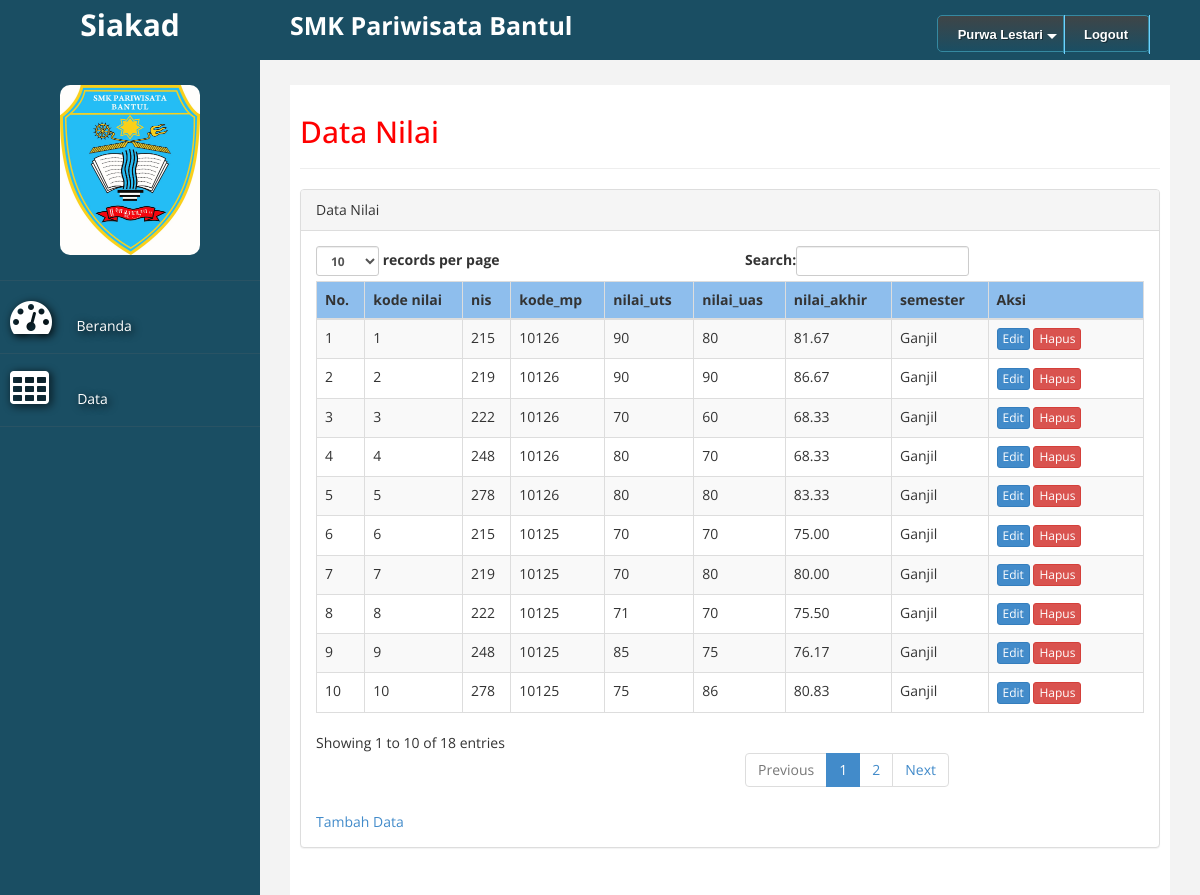
The page /index.php?act=data_nilai (signed in) on the database its author committed.
### tables this page shows
CREATE TABLE `guru` (
  `nip` int(5) NOT NULL,
  `nama` varchar(25) NOT NULL,
  `alamat` varchar(50) NOT NULL
);

CREATE TABLE `nilai` (
  `kode_nilai` int(9) NOT NULL,
  `nis` int(9) NOT NULL,
  `kode_mp` int(9) NOT NULL,
  `semester` varchar(15) NOT NULL,
  `tahun_ajaran` varchar(9) NOT NULL,
  `nilai_harian` int(3) NOT NULL,
  `nilai_uts` int(3) NOT NULL,
  `nilai_uas` int(3) NOT NULL,
  `nilai_harian2` int(3) NOT NULL,
  `nilai_uts2` int(3) NOT NULL,
  `nilai_uas2` int(3) NOT NULL,
  `nilai_akhir` decimal(4,2) NOT NULL
);

### data_nilai.php (the view, shortened to what this page needs)
<?php
include "koneksi.php";
$no = 1;
$sql="select * from nilai";
$hasil=mysqli_query($kon, $sql) ;
?>
<h2>Data Nilai</h2>
<hr>
<div class="panel panel-default">
    <div class="panel-heading">
         Data Nilai
    </div>
    <div class="panel-body">
        <div class="table-responsive">
            <table class="table table-striped table-bordered table-hover" id="dataTables-example">
                <thead>
                    <tr bgcolor="#8EBEED">
                        <th>No.</th>
                        <th>kode nilai</th>
                        <th>nis</th>
                        <th>kode_mp</th>
						<th>nilai_uts</th>
						<th>nilai_uas</th>
						<th>nilai_akhir</th>
						<th>semester</th>
                        <th width="150px">Aksi</th>
                    </tr>
                </thead>
                <tbody>
                    <?php
                    while($data = mysqli_fetch_assoc($hasil)){
                ?>
                    <tr class="odd gradeX">
                        <td><?php echo $no++; ?></td>
                        <td><?php echo $data['kode_nilai']; ?></td>
                        <td><?php echo $data['nis']; ?></td>
                        <td><?php echo $data['kode_mp']; ?></td>
						<td><?php echo $data['nilai_uts']; ?></td>
						<td><?php echo $data['nilai_uas']; ?></td>
						<td><?php echo $data['nilai_akhir']; ?></td>
						<td><?php echo $data['semester']; ?></td>
                        <td>
                            <a href="?act=edit_nilai&kode_nilai=<?php echo$data['kode_nilai'];?>" class="btn btn-primary btn-xs">Edit</a>
                            <a href="hapus_nilai.php?kode_nilai=<?php echo$data['kode_nilai'];?>"
                               onClick="return confirm('Apakah anda yakin untuk menghapus data ini?');" class="btn btn-danger btn-xs">Hapus</a>
                        </td>
                    </tr>
                <?php
                    }
                ?>
                </tbody>
            </table>
			<a href="?act=tambah_guru class="btn btn-success btn-lg">Tambah Data</a>
        </div>
    </div>
</div>

### index.php (shortened to what this page needs)
<?php
    include "koneksi.php";
?>
<!DOCTYPE html>
<html xmlns="http://www.w3.org/1999/xhtml">
<head>
    <link href="assets/css/bootstrap.css" rel="stylesheet" />
    <link href="assets/css/font-awesome.css" rel="stylesheet" />
    <link href="assets/js/morris/morris-0.4.3.min.css" rel="stylesheet" />
    <link href="custom.css" rel="stylesheet" />
</head>
<body>
    <div id="wrapper" >
        <nav class="navbar navbar-default navbar-cls-top " role="navigation" style="margin-bottom: 0">
            <div class="navbar-header">
                <a class="navbar-brand" href="index.php">Siakad</a>
            </div>
    <div style="color: white;
                padding: 8px 0px 0px 30px;
                float: left;
                font-size: 25px;">
                <b>SMK Pariwisata Bantul</b>
    </div>
    <div style="color: white;
                padding: 15px 50px 5px 50px;
                float: right;
                font-size: 16px;">
                <?php include 'menu_atas.php' ?>
    </div>
        </nav>
        <?php include "menu.php"; ?>
        <div id="page-wrapper" >
            <div id="page-inner">
                <div class="row">
                    <div class="col-md-12">
                    <?php include "select.php"; ?>
                    </div>
                </div>
            </div>
        </div>
    </div>
</body>
</html>

### menu_atas.php (shortened to what this page needs)
<div id='cssmenu'>
<ul>
  <?php
    if($_SESSION['level'] == '1'){
    include 'koneksi.php';
  $sql = mysqli_query($kon,"select nama from guru where nip = $_SESSION[username]");
  $sql2 = mysqli_fetch_assoc($sql);
?>
   <li class='has-sub '><a href='#'><span><?php echo $sql2['nama']; ?></span></a>
 <?php } ?>
   </li>
   <li><a href='logout.php'><span>Logout</span></a></li>
</ul>
</div>

### menu.php (shortened to what this page needs)
   <nav class="navbar-default navbar-side" role="navigation">
       <div class="sidebar-collapse">
           <ul class="nav" id="main-menu">
   <li class="text-center">
                   <img src="assets/img/logo.jpg" class="user-image img-responsive"/>
</li>
               <li>
                   <a  href="index.php"><i class="fa fa-dashboard fa-3x"></i>&nbsp;&nbsp;&nbsp; Beranda</a>
               </li>
               <li>
                   <a  href=""><i class="fa fa-table fa-3x"></i>&nbsp;&nbsp;&nbsp;&nbsp; Data</a>
               </li>
                   </ul>
       </div>
   </nav>

### select.php (shortened to what this page needs)
<?php
if (empty($_GET['act']))
{include"beranda.php";}
else{
	switch($_GET['act']){
        case('data_nilai'): include('data_nilai.php');
        break;
	}
}
?>

### custom.css (style rules this page uses)
body { font-family: 'Open Sans', sans-serif; }
#wrapper { width: 100%; background:#1a4e63; }
#page-wrapper { padding: 15px 15px; min-height: 600px; background:#F3F3F3; }
#page-inner { width:100%; margin:10px 20px 10px 0px; background-color:#fff!important; padding:10px; min-height:1200px; }
.text-center { text-align:center; }
h2 { color: #f00; }
.user-image { margin: 25px auto; -webkit-border-radius: 10px; -moz-border-radius: 10px; border-radius: 10px; max-height:170px; max-width:170px; }
.navbar-cls-top .navbar-brand { color: #1a4e63; background: #fff; width: 260px; text-align: center; height: 60px; font-size: 30px; font-weight: 700; }
.sidebar-collapse , .sidebar-collapse .nav { background:none; }
.sidebar-collapse .nav { padding:0; }
.sidebar-collapse .nav > li > a { color:#fff; background:#1a4e63; text-shadow:2px 2px 8px #000; }
.sidebar-collapse > .nav > li > a { padding:15px 10px; }
.sidebar-collapse > .nav > li { border-bottom: 1px solid rgba(107, 108, 109, 0.19); }
.navbar-side { border:none; background-color: #1a4e63; }
.navbar-cls-top { background:#1a4e63; border-bottom:none; }
.navbar-default { border:0px solid black; }
.navbar-header { background: #fff; }
.nav > li > a > i { margin-right:10px; }
@media (min-width:768px) { #page-wrapper { margin: 0 0 0 260px; padding: 15px 30px; min-height: 1200px; } }
@media (min-width:768px) { .navbar-side { z-index: 1; position: absolute; width: 260px; } }
@media (min-width:768px) { .navbar { border-radius: 0px; } }

### menu_atas.php (style rules this page uses)
#cssmenu { height:37px; display:block; padding:0; margin:0; border:1px solid; border-radius:5px; }
#cssmenu > ul { list-style:inside none; padding:0; margin:0; }
#cssmenu > ul > li { list-style:inside none; padding:0; margin:0; float:left; display:block; position:relative; }
#cssmenu > ul > li > a { outline:none; display:block; position:relative; padding:12px 20px; font:bold 13px/100% Arial, Helvetica, sans-serif; text-align:center; text-decoration:none; text-shadow:1px 1px 0 rgba(0,0,0, 0.4); }
#cssmenu > ul > li:first-child > a { border-radius:5px 0 0 5px; }
#cssmenu > ul > li > a:after { content:''; position:absolute; border-right:1px solid; top:-1px; bottom:-1px; right:-2px; z-index:99; }
#cssmenu > ul > li.has-sub > a:before { content:''; position:absolute; top:18px; right:6px; border:5px solid transparent; border-top:5px solid #fff; }
#cssmenu, #cssmenu > ul > li > ul > li a:hover { background:#3f4547; background:-moz-linear-gradient(top, #3f4547 0%, #1a4e63 100%); background:-webkit-gradient(linear, left top, left bottom, color-stop(0%,#3f4547), color-stop(100%,#1a4e63)); background:-webkit-linear-gradient(top, #3f4547 0%,#1a4e63 100%); background:-o-linear-gradient(top, #3f4547 0%,#1a4e63 100%); background:-ms-linear-gradient(top, #3f4547 0%,#1a4e63 100%); background:linear-gradient(top, #3f4547 0%,#1a4e63 100%); filter:progid:DXImageTransform.Microsoft.gradient(startColorstr='#3f4547', endColorstr='#1a4e63',GradientType=0); }
#cssmenu { border-color:#3589a1; }
#cssmenu > ul > li > a { border-right:1px solid #3589a1; color:#fff; }
#cssmenu > ul > li > a:after { border-color:#6ed1ff; }

### rows shown on the page
guru: nama "Purwa Lestari"
nilai: kode_nilai "1", nis "215", kode_mp "10126", nilai_uts "90", nilai_uas "80", nilai_akhir "81.67", semester "Ganjil"
nilai: kode_nilai "2", nis "219", kode_mp "10126", nilai_uts "90", nilai_uas "90", nilai_akhir "86.67", semester "Ganjil"
nilai: kode_nilai "3", nis "222", kode_mp "10126", nilai_uts "70", nilai_uas "60", nilai_akhir "68.33", semester "Ganjil"
nilai: kode_nilai "4", nis "248", kode_mp "10126", nilai_uts "80", nilai_uas "70", nilai_akhir "68.33", semester "Ganjil"
nilai: kode_nilai "5", nis "278", kode_mp "10126", nilai_uts "80", nilai_uas "80", nilai_akhir "83.33", semester "Ganjil"
nilai: kode_nilai "6", nis "215", kode_mp "10125", nilai_uts "70", nilai_uas "70", nilai_akhir "75.00", semester "Ganjil"
nilai: kode_nilai "7", nis "219", kode_mp "10125", nilai_uts "70", nilai_uas "80", nilai_akhir "80.00", semester "Ganjil"
nilai: kode_nilai "8", nis "222", kode_mp "10125", nilai_uts "71", nilai_uas "70", nilai_akhir "75.50", semester "Ganjil"
nilai: kode_nilai "9", nis "248", kode_mp "10125", nilai_uts "85", nilai_uas "75", nilai_akhir "76.17", semester "Ganjil"
nilai: kode_nilai "10", nis "278", kode_mp "10125", nilai_uts "75", nilai_uas "86", nilai_akhir "80.83", semester "Ganjil"
